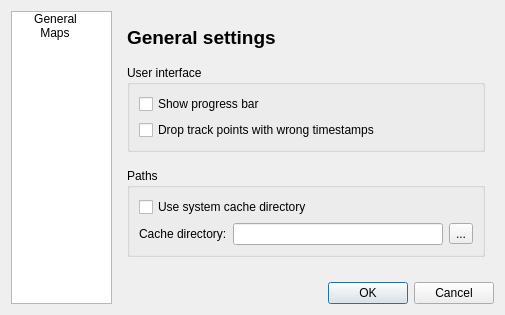
<?xml version="1.0" encoding="UTF-8"?>
<ui version="4.0">
 <class>PreferencesDialog</class>
 <widget class="QDialog" name="PreferencesDialog">
  <property name="geometry">
   <rect>
    <x>0</x>
    <y>0</y>
    <width>505</width>
    <height>315</height>
   </rect>
  </property>
  <property name="windowTitle">
   <string>Preferences</string>
  </property>
  <property name="windowIcon">
   <iconset resource="../resources/rucktrack.qrc">
    <normaloff>:/resources/icon.png</normaloff>:/resources/icon.png</iconset>
  </property>
  <layout class="QGridLayout" name="gridLayout">
   <item row="0" column="0" rowspan="3">
    <widget class="QListWidget" name="configPageSelector">
     <property name="sizePolicy">
      <sizepolicy hsizetype="Fixed" vsizetype="Expanding">
       <horstretch>0</horstretch>
       <verstretch>0</verstretch>
      </sizepolicy>
     </property>
     <property name="minimumSize">
      <size>
       <width>101</width>
       <height>200</height>
      </size>
     </property>
     <property name="maximumSize">
      <size>
       <width>101</width>
       <height>16777215</height>
      </size>
     </property>
     <property name="styleSheet">
      <string notr="true">::item { width:87; }
</string>
     </property>
     <property name="verticalScrollBarPolicy">
      <enum>Qt::ScrollBarAlwaysOff</enum>
     </property>
     <property name="horizontalScrollBarPolicy">
      <enum>Qt::ScrollBarAlwaysOff</enum>
     </property>
     <property name="iconSize">
      <size>
       <width>64</width>
       <height>64</height>
      </size>
     </property>
     <property name="spacing">
      <number>4</number>
     </property>
     <property name="viewMode">
      <enum>QListView::IconMode</enum>
     </property>
     <property name="currentRow">
      <number>-1</number>
     </property>
     <item>
      <property name="text">
       <string>General</string>
      </property>
      <property name="icon">
       <iconset resource="../resources/rucktrack.qrc">
        <normaloff>:/resources/setup-general.png</normaloff>:/resources/setup-general.png</iconset>
      </property>
      <property name="flags">
       <set>ItemIsSelectable|ItemIsUserCheckable|ItemIsEnabled</set>
      </property>
     </item>
     <item>
      <property name="text">
       <string>Maps</string>
      </property>
      <property name="icon">
       <iconset resource="../resources/rucktrack.qrc">
        <normaloff>:/resources/setup-maps.png</normaloff>:/resources/setup-maps.png</iconset>
      </property>
      <property name="flags">
       <set>ItemIsSelectable|ItemIsUserCheckable|ItemIsEnabled</set>
      </property>
     </item>
    </widget>
   </item>
   <item row="1" column="1" colspan="2">
    <widget class="QStackedWidget" name="configPages">
     <property name="currentIndex">
      <number>0</number>
     </property>
     <widget class="QWidget" name="generalSettingsPage">
      <layout class="QVBoxLayout" name="verticalLayout_2">
       <property name="spacing">
        <number>16</number>
       </property>
       <item>
        <widget class="QLabel" name="generalTitleLabel">
         <property name="font">
          <font>
           <pointsize>14</pointsize>
           <weight>75</weight>
           <bold>true</bold>
          </font>
         </property>
         <property name="text">
          <string>General settings</string>
         </property>
        </widget>
       </item>
       <item>
        <widget class="QGroupBox" name="groupBox_4">
         <property name="title">
          <string>User interface</string>
         </property>
         <layout class="QGridLayout" name="gridLayout_5">
          <item row="0" column="0">
           <widget class="QCheckBox" name="showProgressBar">
            <property name="text">
             <string>Show progress bar</string>
            </property>
           </widget>
          </item>
          <item row="1" column="0">
           <widget class="QCheckBox" name="dropFaultyTrackPoints">
            <property name="text">
             <string>Drop track points with wrong timestamps</string>
            </property>
           </widget>
          </item>
         </layout>
        </widget>
       </item>
       <item>
        <widget class="QGroupBox" name="groupBox_3">
         <property name="title">
          <string>Paths</string>
         </property>
         <layout class="QGridLayout" name="gridLayout_3">
          <item row="1" column="0">
           <widget class="QLabel" name="label_3">
            <property name="text">
             <string>Cache directory:</string>
            </property>
           </widget>
          </item>
          <item row="1" column="1">
           <widget class="QLineEdit" name="cacheDirectory"/>
          </item>
          <item row="1" column="2">
           <widget class="QToolButton" name="cacheDirectoryBtn">
            <property name="text">
             <string>...</string>
            </property>
            <property name="icon">
             <iconset resource="../resources/rucktrack.qrc">
              <normaloff>:/resources/document-open.png</normaloff>:/resources/document-open.png</iconset>
            </property>
           </widget>
          </item>
          <item row="0" column="0" colspan="3">
           <widget class="QCheckBox" name="useSystemCacheDirectory">
            <property name="text">
             <string>Use system cache directory</string>
            </property>
           </widget>
          </item>
         </layout>
        </widget>
       </item>
       <item>
        <spacer name="verticalSpacer_2">
         <property name="orientation">
          <enum>Qt::Vertical</enum>
         </property>
         <property name="sizeHint" stdset="0">
          <size>
           <width>20</width>
           <height>40</height>
          </size>
         </property>
        </spacer>
       </item>
      </layout>
     </widget>
     <widget class="QWidget" name="mapsSettingsPage">
      <layout class="QVBoxLayout" name="verticalLayout_4">
       <property name="spacing">
        <number>16</number>
       </property>
       <item>
        <widget class="QLabel" name="generalTitleLabel_4">
         <property name="font">
          <font>
           <pointsize>14</pointsize>
           <weight>75</weight>
           <bold>true</bold>
          </font>
         </property>
         <property name="text">
          <string>Maps</string>
         </property>
        </widget>
       </item>
       <item>
        <widget class="QGroupBox" name="groupBox">
         <property name="title">
          <string>Map provider</string>
         </property>
         <layout class="QVBoxLayout" name="verticalLayout">
          <item>
           <widget class="QComboBox" name="mapProviderComboBox"/>
          </item>
         </layout>
        </widget>
       </item>
       <item>
        <widget class="QGroupBox" name="groupBox_2">
         <property name="title">
          <string>Caching</string>
         </property>
         <layout class="QGridLayout" name="gridLayout_2">
          <item row="0" column="0" colspan="4">
           <widget class="QCheckBox" name="enableCaching">
            <property name="text">
             <string>Enable on-disk caching of map tiles</string>
            </property>
           </widget>
          </item>
          <item row="1" column="0">
           <widget class="QLabel" name="label">
            <property name="text">
             <string>Maximum cache size:</string>
            </property>
           </widget>
          </item>
          <item row="1" column="1">
           <widget class="QSpinBox" name="cacheSizeSpinBox">
            <property name="minimum">
             <number>10</number>
            </property>
            <property name="maximum">
             <number>500</number>
            </property>
            <property name="singleStep">
             <number>10</number>
            </property>
           </widget>
          </item>
          <item row="1" column="2">
           <widget class="QLabel" name="label_2">
            <property name="text">
             <string>MB</string>
            </property>
           </widget>
          </item>
          <item row="1" column="3">
           <spacer name="horizontalSpacer_2">
            <property name="orientation">
             <enum>Qt::Horizontal</enum>
            </property>
            <property name="sizeHint" stdset="0">
             <size>
              <width>48</width>
              <height>20</height>
             </size>
            </property>
           </spacer>
          </item>
         </layout>
        </widget>
       </item>
       <item>
        <spacer name="verticalSpacer">
         <property name="orientation">
          <enum>Qt::Vertical</enum>
         </property>
         <property name="sizeHint" stdset="0">
          <size>
           <width>20</width>
           <height>40</height>
          </size>
         </property>
        </spacer>
       </item>
      </layout>
     </widget>
    </widget>
   </item>
   <item row="2" column="1">
    <spacer name="horizontalSpacer">
     <property name="orientation">
      <enum>Qt::Horizontal</enum>
     </property>
     <property name="sizeHint" stdset="0">
      <size>
       <width>0</width>
       <height>0</height>
      </size>
     </property>
    </spacer>
   </item>
   <item row="2" column="2">
    <widget class="QDialogButtonBox" name="buttonBox">
     <property name="orientation">
      <enum>Qt::Horizontal</enum>
     </property>
     <property name="standardButtons">
      <set>QDialogButtonBox::Cancel|QDialogButtonBox::Ok</set>
     </property>
    </widget>
   </item>
  </layout>
 </widget>
 <resources>
  <include location="../resources/rucktrack.qrc"/>
 </resources>
 <connections>
  <connection>
   <sender>buttonBox</sender>
   <signal>accepted()</signal>
   <receiver>PreferencesDialog</receiver>
   <slot>accept()</slot>
   <hints>
    <hint type="sourcelabel">
     <x>248</x>
     <y>254</y>
    </hint>
    <hint type="destinationlabel">
     <x>157</x>
     <y>274</y>
    </hint>
   </hints>
  </connection>
  <connection>
   <sender>buttonBox</sender>
   <signal>rejected()</signal>
   <receiver>PreferencesDialog</receiver>
   <slot>reject()</slot>
   <hints>
    <hint type="sourcelabel">
     <x>316</x>
     <y>260</y>
    </hint>
    <hint type="destinationlabel">
     <x>286</x>
     <y>274</y>
    </hint>
   </hints>
  </connection>
  <connection>
   <sender>configPageSelector</sender>
   <signal>currentRowChanged(int)</signal>
   <receiver>configPages</receiver>
   <slot>setCurrentIndex(int)</slot>
   <hints>
    <hint type="sourcelabel">
     <x>54</x>
     <y>238</y>
    </hint>
    <hint type="destinationlabel">
     <x>340</x>
     <y>224</y>
    </hint>
   </hints>
  </connection>
  <connection>
   <sender>useSystemCacheDirectory</sender>
   <signal>toggled(bool)</signal>
   <receiver>cacheDirectory</receiver>
   <slot>setDisabled(bool)</slot>
   <hints>
    <hint type="sourcelabel">
     <x>304</x>
     <y>197</y>
    </hint>
    <hint type="destinationlabel">
     <x>344</x>
     <y>225</y>
    </hint>
   </hints>
  </connection>
  <connection>
   <sender>useSystemCacheDirectory</sender>
   <signal>toggled(bool)</signal>
   <receiver>cacheDirectoryBtn</receiver>
   <slot>setDisabled(bool)</slot>
   <hints>
    <hint type="sourcelabel">
     <x>304</x>
     <y>197</y>
    </hint>
    <hint type="destinationlabel">
     <x>476</x>
     <y>225</y>
    </hint>
   </hints>
  </connection>
 </connections>
</ui>
